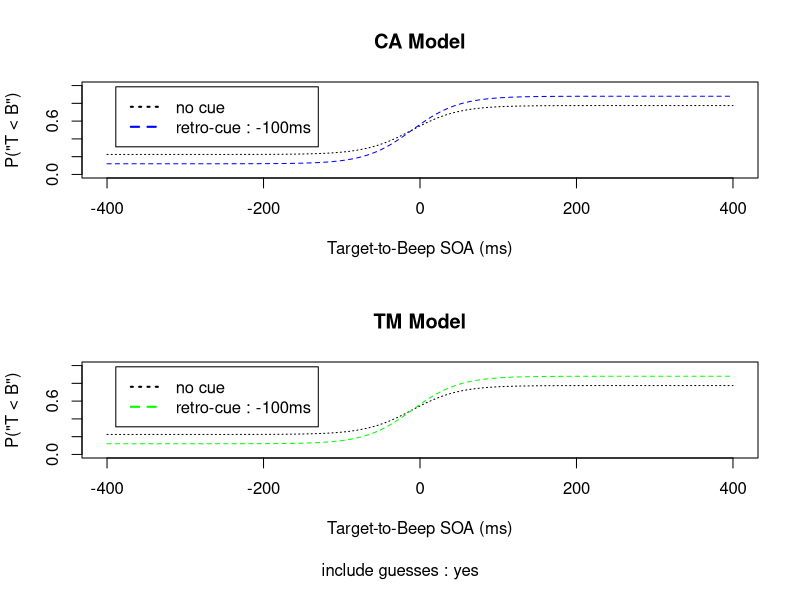

This chart was generated by the following R code:
#### Temporal Order Judgment (TOJ) Model ###

# Chaque essai a 3 issues possibles :
# 1. soit la cible n’a pas été perçue consciemment ;
# 2. soit la cible a été perçue consciemment directement ;
# 3. soit la cible a été perçue consciemment rétrospectivement grâce à la cue.
# Dans la suite, on qualifiera ces 3 types d'essai par 1. "guess", 2. "seen", et 3. "retro"

# Proportions of trials

# baseline probability to see the target in no-cue condition,
# data from Sergent_Thibault_et_al 2016 PLOS
p.seen.nocue <- 0.55

## proportion of "guess" trials, with cue present
p.guess <- function(soa.toCue) {
  # data from Sergent_Thibault_et_al 2016 PLOS
  data.soa.toCue <- c(-100, 100, 400)
  data.p.guess <-  c(0.24, 0.32, 0.39)
  # linear interpolation of data points
  approxfun(data.soa.toCue, data.p.guess, rule=2)(soa.toCue)
}

## fraction of "retro" trials among both "seen" and "retro" trials
fraction.retro <- function(soa.toCue) {
  if (soa.toCue >= 0) {
    ## defined as the increase in probability to see the target from the baseline
    (1 - p.seen.nocue - p.guess(soa.toCue)) / p.seen.nocue
  } else {
    0 # retroperception cannot happen when the cue appears before the target
  }
}

### with cue present
p.trials <- function(soa.toCue, include.guesses = TRUE) {
  p.g <- if (include.guesses) p.guess(soa.toCue) else 0
  p.retro <- (1 - p.g) * fraction.retro(soa.toCue)
  p.seen <- 1 - p.g - p.retro
  list(guess = p.g, seen = p.seen, retro = p.retro)
}

### no cue
p.trials.nocue <- function(include.guesses = TRUE) {
  p.g <- if (include.guesses) 1 - p.seen.nocue else 0
  p.s <- 1 - p.g
  list(guess = p.g, seen = p.s)
}

# Psychometric Functions :
# probability of getting response "Target before Beep"
# as a function of the SOA between the Target and the Beep
# in the TOJ task

## PSS (Point of Subjective Simultaneity)

## for "seen" trials
pss.toBeep.seen <- -10 # -10ms from <W Fujisaki, S Shimojo, M Kashino, S Nishida - Nature neuroscience, 2004>

### for "retro" trials
pss.toBeep.retro <- function(soa.toCue = 0, model) {
  if (model == "CA") { # Conscious Access Model: PSS close to cue
    pss.toBeep.seen + soa.toCue
  } else { # Time Marker Model: PSS close to beep
    pss.toBeep.seen # constant
  } 
}

## Slope

### for "seen" trials
### data from <Hanson_et_al 2008 Exp_Brain_Res RecalibrationOfPerceivedTimeAc> estimate of sensitivity to temporal order in the form of just-noticeable difference (JND) (approximately half the offset between the 27 and 73% response levels on the psychometric function)
jnd.toBeep.seen <- 30

### for "retro" trials
jnd.toBeep.retro <- function(soa.toCue = 0, model) {
  jnd.toBeep.seen + soa.toCue / 10 # lower precision due to the degradation of the sensory memory trace over time
}

## Logistic function to fit the psychometric functions to
logistic <- function(x, mu = 0, teta = 1) {
  1 / (1 + exp(-(x - mu) / teta))
}


## Individual Component Functions

### for "guess" trials
p.beforeBeep.guess <- function(soa.toBeep) {
  0.5 # assuming no bias
}

### for "seen" trials
p.beforeBeep.seen <- function(soa.toBeep) {
  logistic(soa.toBeep, pss.toBeep.seen, jnd.toBeep.seen)
}

### for "retro" trials
p.beforeBeep.retro <- function(soa.toBeep, soa.toCue = 0, model) {
  pss <- pss.toBeep.retro(soa.toCue, model)
  jnd <- jnd.toBeep.retro(soa.toCue, model)
  logistic(soa.toBeep, pss, jnd)
}

## Mixture Functions

### with cue present
p.beforeBeep.mixture <- function(soa.toBeep, soa.toCue = 0, model, include.guesses = TRUE) {
  proportions <- p.trials(soa.toCue, include.guesses)
  proportions$retro * p.beforeBeep.retro(soa.toBeep, soa.toCue, model) +
  proportions$seen * p.beforeBeep.seen(soa.toBeep) +
  proportions$guess * p.beforeBeep.guess(soa.toBeep)
}

### no cue
p.beforeBeep.mixture.nocue <- function(soa.toBeep, include.guesses = TRUE) {
  proportions <- p.trials.nocue(include.guesses)
  proportions$guess * p.beforeBeep.guess(soa.toBeep) +
  proportions$seen * p.beforeBeep.seen(soa.toBeep)
}

# Plots

## comparer no-cue et (retro-)cue

data.soa.toBeep <- seq(-400, 400, by=1)
#include.guesses <- FALSE
include.guesses <- TRUE

## Figure 1 : Mixture psychometric function : with cue vs no cue
### 1A : Model CA
### 1B : Model TM
data.soa.toCue <- -100
quartz()
par(mfrow=c(2, 1))
par(oma=c(2, 0, 0, 0))
plot.mixtures <- function(model, color) {
  plot(data.soa.toBeep, p.beforeBeep.mixture.nocue(data.soa.toBeep, include.guesses),
       type="l", col="black", lty="dotted",
       xlab="Target-to-Beep SOA (ms)", ylab="P(\"T < B\")",
       ylim=c(0,1),
       main=sprintf("%s Model", model))
  lines(data.soa.toBeep, p.beforeBeep.mixture(data.soa.toBeep, soa.toCue = data.soa.toCue, model, include.guesses),
        col=color, lty="dashed")
  legend("topleft", inset=.05, lwd=2,
         c("no cue", sprintf("retro-cue : %dms", data.soa.toCue)),
         col=c("black", color),
         lty=c("dotted", "dashed"))
}
plot.mixtures("CA", "blue")
plot.mixtures("TM", "green")
mtext(sprintf("include guesses : %s", if (include.guesses) "yes" else "no"), side=1, outer=TRUE)
